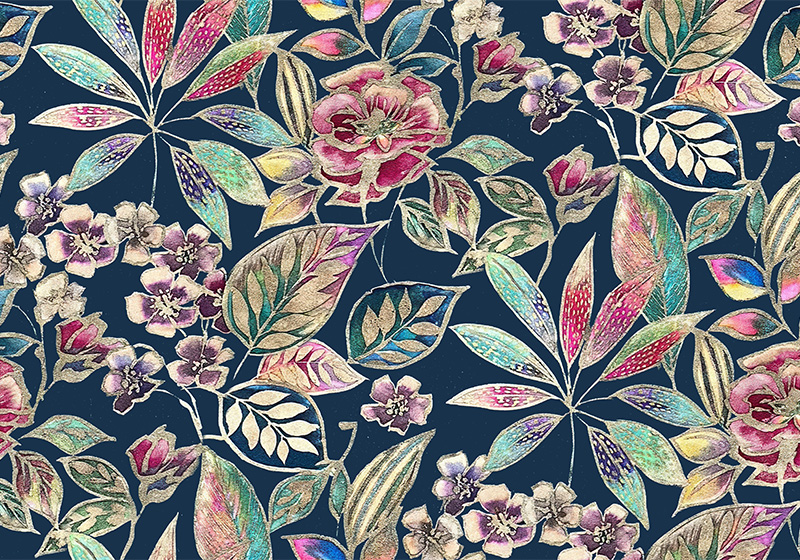
#> input picture example_images/floral_pattern.jpg, 800 x 560 px
$ python image_module_example.py
#> lines starting #> are read from the running program, lines starting #| are printed output that depends on the picture
from PIL import Image

#see outputs from example in example_images
im =  Image.open("example_images/floral_pattern.jpg") #opening file as Image object
#> im is the input picture: PIL image 800x560 RGB; mean R, G, B 119.3, 119.9, 122.2
print(im.mode) #rgb by defualt
#| RGB
print(im.getbands()) #('R', 'G', 'B')
#| ('R', 'G', 'B')

#conversion to grayscale
gray_im = im.convert("L")
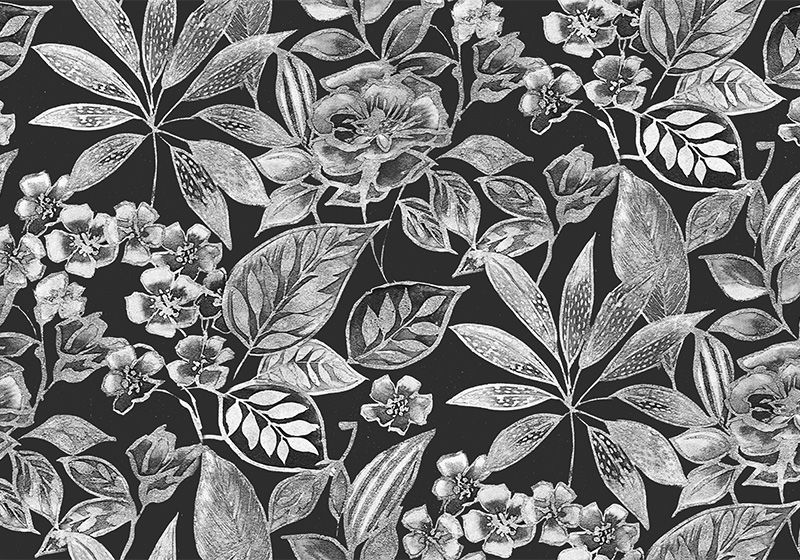
#> gray_im: PIL image 800x560 L; min 0, max 255, mean 120
gray_im.save("example_images/grayscale_floral_pattern.jpg")

#split function
red, green, blue = im.split() #red is a grayscale image derived from the r values in im
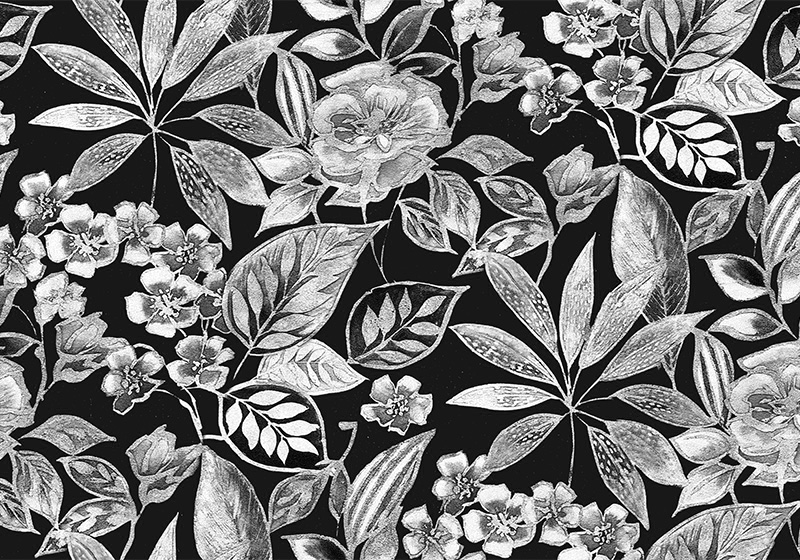
#> red: PIL image 800x560 L; min 0, max 255, mean 119.3
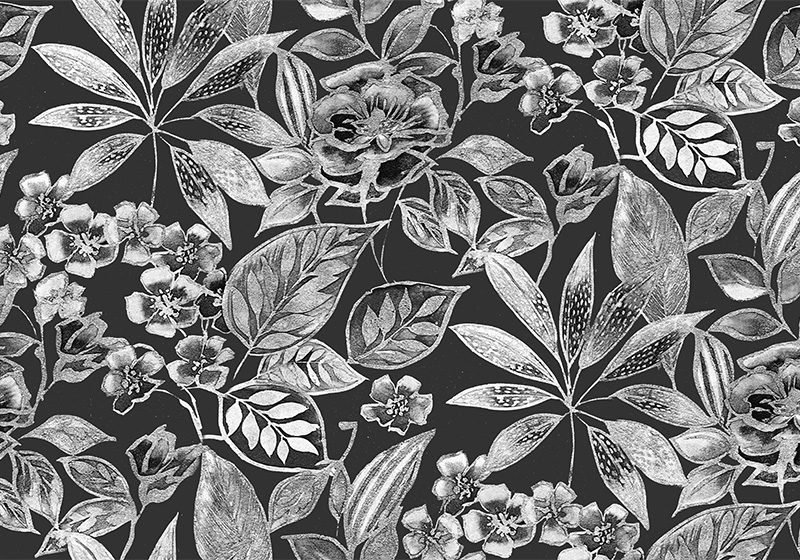
#> green: PIL image 800x560 L; min 0, max 255, mean 119.9
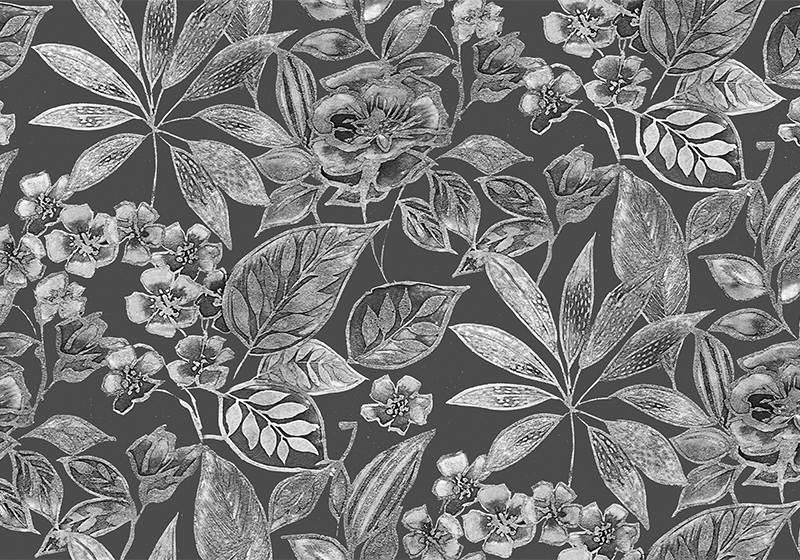
#> blue: PIL image 800x560 L; min 0, max 255, mean 122.2
zeroed_band = red.point(lambda _: 0) #all 0 band, same dimensions as red
#> zeroed_band: PIL image 800x560 L; every value is 0
red_merge = Image.merge("RGB", (red, zeroed_band, zeroed_band)) #take red to RGB, using zeros for G, B
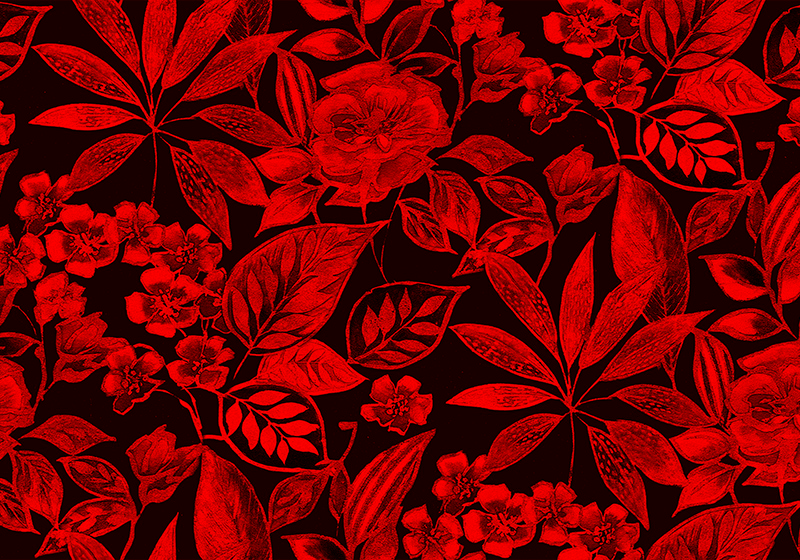
#> red_merge: PIL image 800x560 RGB; mean R, G, B 119.3, 0, 0
red_merge.save("example_images/red_only_floral_pattern.jpg")
